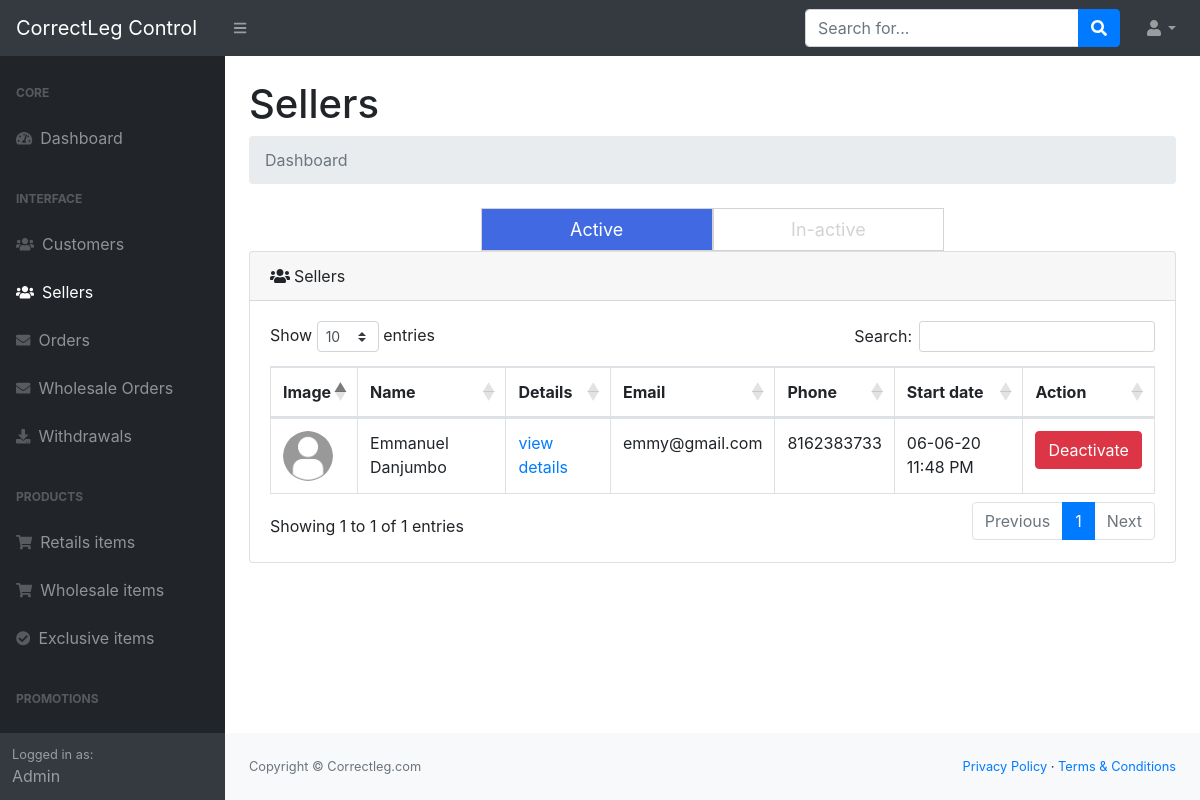
The app's page /c-panel/active-sellers.php (signed in) with its own data.
### tables this page shows
CREATE TABLE `sellers` (
  `id` int(11) NOT NULL,
  `uniqueid` varchar(500) NOT NULL,
  `firstname` varchar(500) NOT NULL,
  `lastname` varchar(500) NOT NULL,
  `image` varchar(500) NOT NULL,
  `email` varchar(500) NOT NULL,
  `phone` varchar(500) NOT NULL,
  `password` varchar(500) NOT NULL,
  `activebalance` varchar(500) NOT NULL,
  `pendingbalance` varchar(500) NOT NULL,
  `pendingwithdrawals` varchar(500) NOT NULL,
  `time` varchar(500) NOT NULL,
  `date` varchar(500) NOT NULL,
  `timeview` varchar(500) NOT NULL,
  `status` varchar(500) NOT NULL,
  `new` varchar(500) NOT NULL,
  `cid` varchar(500) NOT NULL,
  `subscribed` varchar(500) NOT NULL
);

### c-panel/active-sellers.php (the view, shortened to what this page needs)
<?php
include '../dbconn.php';
?>
<!DOCTYPE html>
<html lang="en">
<head>
    <link href="css/styles.css" rel="stylesheet" />
    <link href="https://cdn.datatables.net/1.10.20/css/dataTables.bootstrap4.min.css" rel="stylesheet" />
</head>
<body class="sb-nav-fixed">
    <?php
    include 'sidebar.php'; ?>
    <div id="layoutSidenav_content">
        <main>
            <div class="container-fluid">
                <h1 class="mt-4">Sellers</h1>
                <ol class="breadcrumb mb-4">
                    <li class="breadcrumb-item active">Dashboard</li>
                </ol>
                <div class="switch-btns-container">
                    <a href='active-sellers.php' class="switch-btns active" style="width:50%;">Active</a>
                    <a href='inactive-sellers.php' class="switch-btns" style="width:50%;">In-active</a>
                </div>
                <?php
                $sql = "SELECT * FROM sellers WHERE status='active';";
                $result = mysqli_query($conn, $sql);
                $numrows = mysqli_num_rows($result);
                ?>
                <div class="card mb-4">
                    <div class="card-header">
                        <i class="fas fa-users mr-1"></i>Sellers
                    </div>
                    <div class="card-body">
                        <div class="table-responsive">
                            <table class="table table-bordered" id="dataTable" width="100%" cellspacing="0">
                                <thead>
                                    <tr>
                                        <th>Image</th>
                                        <th>Name</th>
                                        <th>Details</th>
                                        <th>Email</th>
                                        <th>Phone</th>
                                        <th>Start date</th>
                                        <th>Action</th>
                                    </tr>
                                </thead>
                                <tbody>
                                    <?php
                                    if ($numrows != 0) {
                                        while ($row = mysqli_fetch_assoc($result)) {
                                    ?>
                                            <tr>
                                                <td><img src="<?php echo $row['image']; ?>" class="seller-img"></td>
                                                <td><?php echo $row['firstname'] . " " . $row['lastname']; ?></td>
                                                <td><a href="view-seller.php?seller_id=<?php echo $row['uniqueid']; ?>">view details</a></td>
                                                <td><?php echo $row['email']; ?></td>
                                                <td><?php echo $row['phone']; ?></td>
                                                <td><?php echo $row['date'] . " " . $row['timeview']; ?></td>
                                                <td><a href="sellers-handler.php?deactivate_seller=true&seller_id=<?php echo $row['uniqueid']; ?>" class="btn btn-danger">Deactivate</a></td>
                                            </tr>
                                    <?php
                                        }
                                    } else {
                                        echo "<div style='width:100%;'>
                                        <div style='width:100%;padding:10px;text-align:center;font-size:60px;color:lightgrey'><i class='fa fa-user'></i></div>
                                        <div style='width:100%;padding:10px;text-align:center;font-size:60px;color:lightgrey'>No Active sellers yet!</div>
                                        </div>";
                                    }
                                    ?>
                                </tbody>
                            </table>
                        </div>
                    </div>
                </div>
            </div>
        </main>
        <?php include 'footer.php'; ?>
    </div>
    </div>
</body>
</html>

### c-panel/active-sellers.php (style rules this page uses)
* { margin: 0; padding: 0; }
@media only screen and (min-width: 690px) { .seller-img { width: 50px; height: 50px; border-radius: 50px; } }

### records on screen
sellers: image (placeholder picture), firstname "Emmanuel", lastname "Danjumbo", email "emmy@gmail.com", phone "8162383733", date "06-06-20", timeview "11:48 PM"
